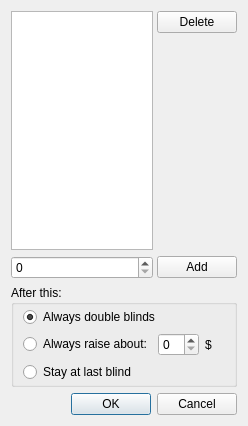
<ui version="4.0" >
 <class>manualBlindsOrderDialog</class>
 <widget class="QDialog" name="manualBlindsOrderDialog" >
  <property name="geometry" >
   <rect>
    <x>0</x>
    <y>0</y>
    <width>248</width>
    <height>426</height>
   </rect>
  </property>
  <property name="windowTitle" >
   <string>Manual Blinds Order</string>
  </property>
  <layout class="QGridLayout" >
   <item row="0" column="0" >
    <layout class="QGridLayout" >
     <property name="horizontalSpacing" >
      <number>4</number>
     </property>
     <item rowspan="2" row="0" column="0" >
      <widget class="QListWidget" name="listWidget_blinds" />
     </item>
     <item row="0" column="1" >
      <widget class="QPushButton" name="pushButton_delete" >
       <property name="text" >
        <string>Delete</string>
       </property>
      </widget>
     </item>
     <item row="1" column="1" >
      <spacer>
       <property name="orientation" >
        <enum>Qt::Vertical</enum>
       </property>
       <property name="sizeHint" >
        <size>
         <width>20</width>
         <height>121</height>
        </size>
       </property>
      </spacer>
     </item>
     <item row="2" column="0" >
      <widget class="QSpinBox" name="spinBox_input" >
       <property name="maximum" >
        <number>9999</number>
       </property>
      </widget>
     </item>
     <item row="2" column="1" >
      <widget class="QPushButton" name="pushButton_add" >
       <property name="text" >
        <string>Add</string>
       </property>
      </widget>
     </item>
    </layout>
   </item>
   <item row="1" column="0" >
    <widget class="QGroupBox" name="groupBox" >
     <property name="title" >
      <string>After this:</string>
     </property>
     <layout class="QGridLayout" >
      <property name="topMargin" >
       <number>2</number>
      </property>
      <property name="bottomMargin" >
       <number>2</number>
      </property>
      <item row="0" column="0" >
       <widget class="QRadioButton" name="radioButton_alwaysDoubleBlinds" >
        <property name="text" >
         <string>Always double blinds</string>
        </property>
        <property name="checked" >
         <bool>true</bool>
        </property>
       </widget>
      </item>
      <item row="1" column="0" >
       <layout class="QHBoxLayout" >
        <item>
         <widget class="QRadioButton" name="radioButton_alwaysRaiseAbout" >
          <property name="text" >
           <string>Always raise about:</string>
          </property>
         </widget>
        </item>
        <item>
         <widget class="QSpinBox" name="spinBox_alwaysRaiseValue" />
        </item>
        <item>
         <widget class="QLabel" name="label" >
          <property name="text" >
           <string>$</string>
          </property>
         </widget>
        </item>
       </layout>
      </item>
      <item row="2" column="0" >
       <widget class="QRadioButton" name="radioButton_stayAtLastBlind" >
        <property name="text" >
         <string>Stay at last blind</string>
        </property>
       </widget>
      </item>
     </layout>
    </widget>
   </item>
   <item row="2" column="0" >
    <widget class="QDialogButtonBox" name="buttonBox" >
     <property name="orientation" >
      <enum>Qt::Horizontal</enum>
     </property>
     <property name="standardButtons" >
      <set>QDialogButtonBox::Cancel|QDialogButtonBox::NoButton|QDialogButtonBox::Ok</set>
     </property>
    </widget>
   </item>
  </layout>
 </widget>
 <tabstops>
  <tabstop>listWidget_blinds</tabstop>
  <tabstop>spinBox_input</tabstop>
  <tabstop>pushButton_add</tabstop>
  <tabstop>pushButton_delete</tabstop>
  <tabstop>radioButton_alwaysDoubleBlinds</tabstop>
  <tabstop>radioButton_alwaysRaiseAbout</tabstop>
  <tabstop>spinBox_alwaysRaiseValue</tabstop>
  <tabstop>radioButton_stayAtLastBlind</tabstop>
  <tabstop>buttonBox</tabstop>
 </tabstops>
 <resources/>
 <connections>
  <connection>
   <sender>buttonBox</sender>
   <signal>accepted()</signal>
   <receiver>manualBlindsOrderDialog</receiver>
   <slot>accept()</slot>
   <hints>
    <hint type="sourcelabel" >
     <x>228</x>
     <y>394</y>
    </hint>
    <hint type="destinationlabel" >
     <x>157</x>
     <y>274</y>
    </hint>
   </hints>
  </connection>
  <connection>
   <sender>buttonBox</sender>
   <signal>rejected()</signal>
   <receiver>manualBlindsOrderDialog</receiver>
   <slot>reject()</slot>
   <hints>
    <hint type="sourcelabel" >
     <x>270</x>
     <y>400</y>
    </hint>
    <hint type="destinationlabel" >
     <x>286</x>
     <y>274</y>
    </hint>
   </hints>
  </connection>
  <connection>
   <sender>radioButton_alwaysRaiseAbout</sender>
   <signal>toggled(bool)</signal>
   <receiver>spinBox_alwaysRaiseValue</receiver>
   <slot>setEnabled(bool)</slot>
   <hints>
    <hint type="sourcelabel" >
     <x>109</x>
     <y>307</y>
    </hint>
    <hint type="destinationlabel" >
     <x>173</x>
     <y>303</y>
    </hint>
   </hints>
  </connection>
 </connections>
</ui>
